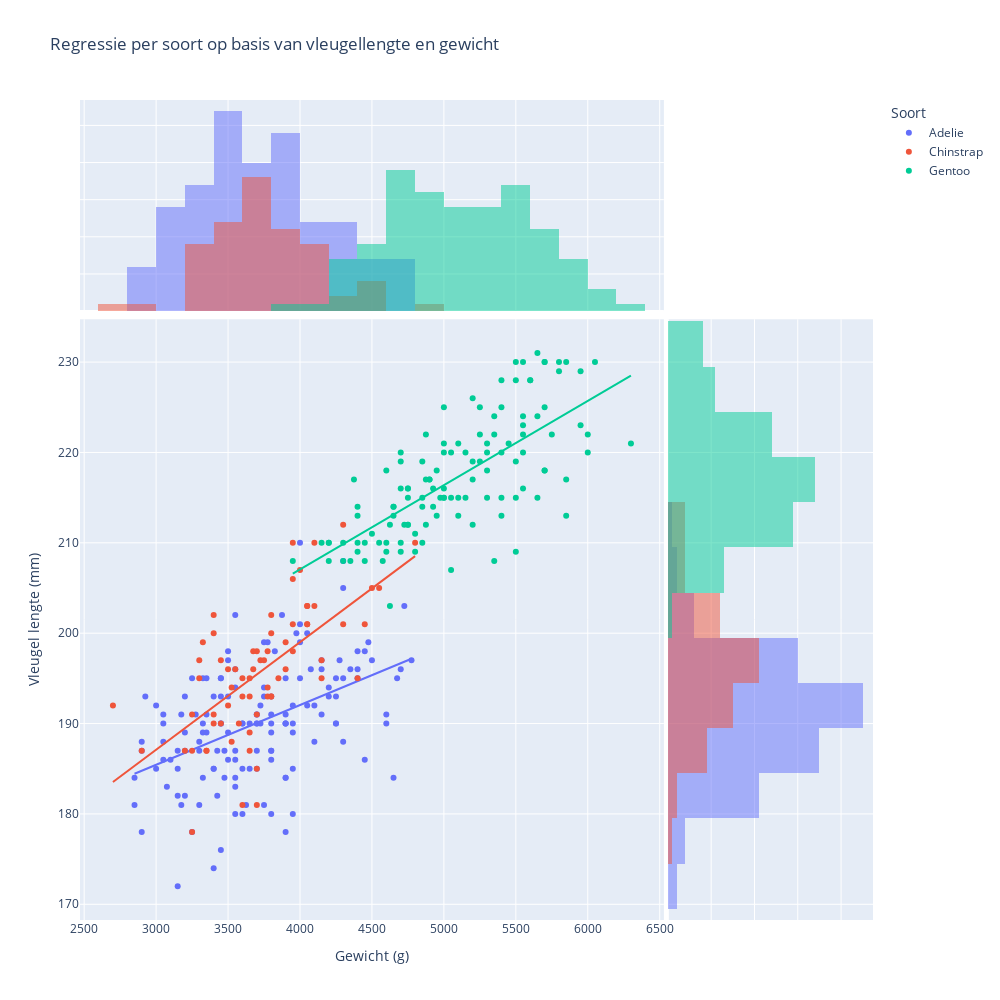

Notebook source saved alongside this figure:
### Markdown cell above
We gaan nu dezelfde relatie tussen het gewicht en de vleugelgrootte per pinguinsoort nog eens bekijken. We gaan nu ook een regressielijn in de figuur laten zien. Dit doen we met het `trendline` argument. 

* Maak een scatter plot met gewicht op de x-as en vleugel lengte op de y-as.
* Maak een 'ols' regressielijn voor elke soort met het `trendline` argument.
* Maak een histogram boven de x-as en naast de y-as met de `marginal_x` en `marginal_y` argumenten.
* Geef beide assen en de figuur een geschikte titel en zorg dat de legenda ook een geschikt label heeft.
* Maak de grafiek een stuk groter

* Zorg dat elke soort een eigen kleur heeft. Gebruik hiervoor weer dezelfde kleuren:

Zit je in klas 1:
* Gebruik de kleuren van het kleurenschema Set3

Zit je in klas 2:
* Gebruik de kleuren van het kleurenschema Pastel

Zit je in klas 3:
* Gebruik de kleuren van het kleurenschema Vivid

### Code cell
fig = px.scatter(df, y='flipper_length_mm', x='body_mass_g', color='species',
                 labels={'flipper_length_mm':'Vleugel lengte (mm)', 'body_mass_g':'Gewicht (g)','species':'Soort'},
                 trendline='ols',
                 marginal_x='histogram', marginal_y='histogram',
                 title='Regressie per soort op basis van vleugellengte en gewicht',
                 width=1000,
                 height=1000)
fig.update_layout()
fig.show()

### Figure 1 — Plotly figure (JSON) as saved in the notebook; plotly's stock layout.template omitted (floating-point values rounded to 4 significant figures; data arrays with more than 128 entries replaced by an {"elided": "..."} marker saying what was removed)
{"data": [{"hovertemplate": "Soort=Adelie<br>Gewicht (g)=%{x}<br>Vleugel lengte (mm)=%{y}<extra></extra>", "legendgroup": "Adelie", "marker": {"color": "#636efa", "symbol": "circle"}, "mode": "markers", "name": "Adelie", "orientation": "v", "showlegend": true, "type": "scatter", "x": {"elided": "146 int values"}, "xaxis": "x", "y": {"elided": "146 int values"}, "yaxis": "y"}, {"alignmentgroup": "True", "bingroup": "x", "hovertemplate": "Soort=Adelie<br>Gewicht (g)=%{x}<br>count=%{y}<extra></extra>", "legendgroup": "Adelie", "marker": {"color": "#636efa"}, "name": "Adelie", "offsetgroup": "Adelie", "opacity": 0.5, "showlegend": false, "type": "histogram", "x": {"elided": "146 int values"}, "xaxis": "x3", "yaxis": "y3"}, {"alignmentgroup": "True", "bingroup": "y", "hovertemplate": "Soort=Adelie<br>Vleugel lengte (mm)=%{y}<br>count=%{x}<extra></extra>", "legendgroup": "Adelie", "marker": {"color": "#636efa"}, "name": "Adelie", "offsetgroup": "Adelie", "opacity": 0.5, "showlegend": false, "type": "histogram", "xaxis": "x2", "y": {"elided": "146 int values"}, "yaxis": "y2"}, {"hovertemplate": "<b>OLS trendline</b><br>flipper_length_mm = 0.00661047 * body_mass_g + 165.603<br>R<sup>2</sup>=0.216089<br><br>Soort=Adelie<br>Gewicht (g)=%{x}<br>Vleugel lengte (mm)=%{y} <b>(trend)</b><extra></extra>", "legendgroup": "Adelie", "marker": {"color": "#636efa", "symbol": "circle"}, "mode": "lines", "name": "Adelie", "showlegend": false, "type": "scatter", "x": {"elided": "146 int values"}, "xaxis": "x", "y": {"elided": "146 float values"}, "yaxis": "y"}, {"hovertemplate": "Soort=Chinstrap<br>Gewicht (g)=%{x}<br>Vleugel lengte (mm)=%{y}<extra></extra>", "legendgroup": "Chinstrap", "marker": {"color": "#EF553B", "symbol": "circle"}, "mode": "markers", "name": "Chinstrap", "orientation": "v", "showlegend": true, "type": "scatter", "x": [3500, 3900, 3650, 3525, 3725, 3950, 3250, 3750, 4150, 3700, 3800, 3775, 3700, 4050, 3575, 4050, 3300, 3700, 3450, 4400, 3600, 3400, 2900, 3800, 3300, 4150, 3400, 3800, 3700, 4550, 3200, 4300, 3350, 4100, 3600, 3900, 3850, 4800, 2700, 4500, 3950, 3650, 3550, 3500, 3675, 4450, 3400, 4300, 3250, 3675, 3325, 3950, 3600, 4050, 3350, 3450, 3250, 4050, 3800, 3525, 3950, 3650, 3650, 4000, 3400, 3775, 4100, 3775], "xaxis": "x", "y": [192, 196, 193, 188, 197, 198, 178, 197, 195, 198, 193, 194, 185, 201, 190, 201, 197, 181, 190, 195, 181, 191, 187, 193, 195, 197, 200, 200, 191, 205, 187, 201, 187, 203, 195, 199, 195, 210, 192, 205, 210, 187, 196, 196, 196, 201, 190, 212, 187, 198, 199, 201, 193, 203, 187, 197, 191, 203, 202, 194, 206, 189, 195, 207, 202, 193, 210, 198], "yaxis": "y"}, {"alignmentgroup": "True", "bingroup": "x", "hovertemplate": "Soort=Chinstrap<br>Gewicht (g)=%{x}<br>count=%{y}<extra></extra>", "legendgroup": "Chinstrap", "marker": {"color": "#EF553B"}, "name": "Chinstrap", "offsetgroup": "Chinstrap", "opacity": 0.5, "showlegend": false, "type": "histogram", "x": [3500, 3900, 3650, 3525, 3725, 3950, 3250, 3750, 4150, 3700, 3800, 3775, 3700, 4050, 3575, 4050, 3300, 3700, 3450, 4400, 3600, 3400, 2900, 3800, 3300, 4150, 3400, 3800, 3700, 4550, 3200, 4300, 3350, 4100, 3600, 3900, 3850, 4800, 2700, 4500, 3950, 3650, 3550, 3500, 3675, 4450, 3400, 4300, 3250, 3675, 3325, 3950, 3600, 4050, 3350, 3450, 3250, 4050, 3800, 3525, 3950, 3650, 3650, 4000, 3400, 3775, 4100, 3775], "xaxis": "x3", "yaxis": "y3"}, {"alignmentgroup": "True", "bingroup": "y", "hovertemplate": "Soort=Chinstrap<br>Vleugel lengte (mm)=%{y}<br>count=%{x}<extra></extra>", "legendgroup": "Chinstrap", "marker": {"color": "#EF553B"}, "name": "Chinstrap", "offsetgroup": "Chinstrap", "opacity": 0.5, "showlegend": false, "type": "histogram", "xaxis": "x2", "y": [192, 196, 193, 188, 197, 198, 178, 197, 195, 198, 193, 194, 185, 201, 190, 201, 197, 181, 190, 195, 181, 191, 187, 193, 195, 197, 200, 200, 191, 205, 187, 201, 187, 203, 195, 199, 195, 210, 192, 205, 210, 187, 196, 196, 196, 201, 190, 212, 187, 198, 199, 201, 193, 203, 187, 197, 191, 203, 202, 194, 206, 189, 195, 207, 202, 193, 210, 198], "yaxis": "y2"}, {"hovertemplate": "<b>OLS trendline</b><br>flipper_length_mm = 0.0119051 * body_mass_g + 151.381<br>R<sup>2</sup>=0.411598<br><br>Soort=Chinstrap<br>Gewicht (g)=%{x}<br>Vleugel lengte (mm)=%{y} <b>(trend)</b><extra></extra>", "legendgroup": "Chinstrap", "marker": {"color": "#EF553B", "symbol": "circle"}, "mode": "lines", "name": "Chinstrap", "showlegend": false, "type": "scatter", "x": [2700, 2900, 3200, 3250, 3250, 3250, 3300, 3300, 3325, 3350, 3350, 3400, 3400, 3400, 3400, 3450, 3450, 3500, 3500, 3525, 3525, 3550, 3575, 3600, 3600, 3600, 3650, 3650, 3650, 3650, 3675, 3675, 3700, 3700, 3700, 3700, 3725, 3750, 3775, 3775, 3775, 3800, 3800, 3800, 3800, 3850, 3900, 3900, 3950, 3950, 3950, 3950, 4000, 4050, 4050, 4050, 4050, 4100, 4100, 4150, 4150, 4300, 4300, 4400, 4450, 4500, 4550, 4800], "xaxis": "x", "y": [183.5, 185.9, 189.5, 190.1, 190.1, 190.1, 190.7, 190.7, 191.0, 191.3, 191.3, 191.9, 191.9, 191.9, 191.9, 192.5, 192.5, 193.0, 193.0, 193.3, 193.3, 193.6, 193.9, 194.2, 194.2, 194.2, 194.8, 194.8, 194.8, 194.8, 195.1, 195.1, 195.4, 195.4, 195.4, 195.4, 195.7, 196.0, 196.3, 196.3, 196.3, 196.6, 196.6, 196.6, 196.6, 197.2, 197.8, 197.8, 198.4, 198.4, 198.4, 198.4, 199.0, 199.6, 199.6, 199.6, 199.6, 200.2, 200.2, 200.8, 200.8, 202.6, 202.6, 203.8, 204.4, 205.0, 205.5, 208.5], "yaxis": "y"}, {"hovertemplate": "Soort=Gentoo<br>Gewicht (g)=%{x}<br>Vleugel lengte (mm)=%{y}<extra></extra>", "legendgroup": "Gentoo", "marker": {"color": "#00cc96", "symbol": "circle"}, "mode": "markers", "name": "Gentoo", "orientation": "v", "showlegend": true, "type": "scatter", "x": [4500, 5700, 4450, 5700, 5400, 4550, 4800, 5200, 4400, 5150, 4650, 5550, 4650, 5850, 4200, 5850, 4150, 6300, 4800, 5350, 5700, 5000, 4400, 5050, 5000, 5100, 5650, 4600, 5550, 5250, 4700, 5050, 6050, 5150, 5400, 4950, 5250, 4350, 5350, 3950, 5700, 4300, 4750, 5550, 4900, 4200, 5400, 5100, 5300, 4850, 5300, 4400, 5000, 4900, 5050, 4300, 5000, 4450, 5550, 4200, 5300, 4400, 5650, 4700, 5700, 5800, 4700, 5550, 4750, 5000, 5100, 5200, 4700, 5800, 4600, 6000, 4750, 5950, 4625, 5450, 4725, 5350, 4750, 5600, 4600, 5300, 4875, 5550, 4950, 5400, 4750, 5650, 4850, 5200, 4925, 4875, 4625, 5250, 4850, 5600, 4975, 5500, 5500, 4700, 5500, 4575, 5500, 5000, 5950, 4650, 5500, 4375, 5850, 4875, 6000, 4925, 4850, 5750, 5200, 5400], "xaxis": "x", "y": [211, 230, 210, 218, 215, 210, 211, 219, 209, 215, 214, 216, 214, 213, 210, 217, 210, 221, 209, 222, 218, 215, 213, 215, 215, 215, 215, 210, 220, 222, 209, 207, 230, 220, 220, 213, 219, 208, 208, 208, 225, 210, 216, 222, 217, 210, 225, 213, 215, 210, 220, 210, 225, 217, 220, 208, 220, 208, 224, 208, 221, 214, 231, 219, 230, 229, 220, 223, 216, 221, 221, 217, 216, 230, 209, 220, 215, 223, 212, 221, 212, 224, 212, 228, 218, 218, 212, 230, 218, 228, 212, 224, 214, 226, 216, 222, 203, 225, 219, 228, 215, 228, 215, 210, 219, 208, 209, 216, 229, 213, 230, 217, 230, 217, 222, 214, 215, 222, 212, 213], "yaxis": "y"}, {"alignmentgroup": "True", "bingroup": "x", "hovertemplate": "Soort=Gentoo<br>Gewicht (g)=%{x}<br>count=%{y}<extra></extra>", "legendgroup": "Gentoo", "marker": {"color": "#00cc96"}, "name": "Gentoo", "offsetgroup": "Gentoo", "opacity": 0.5, "showlegend": false, "type": "histogram", "x": [4500, 5700, 4450, 5700, 5400, 4550, 4800, 5200, 4400, 5150, 4650, 5550, 4650, 5850, 4200, 5850, 4150, 6300, 4800, 5350, 5700, 5000, 4400, 5050, 5000, 5100, 5650, 4600, 5550, 5250, 4700, 5050, 6050, 5150, 5400, 4950, 5250, 4350, 5350, 3950, 5700, 4300, 4750, 5550, 4900, 4200, 5400, 5100, 5300, 4850, 5300, 4400, 5000, 4900, 5050, 4300, 5000, 4450, 5550, 4200, 5300, 4400, 5650, 4700, 5700, 5800, 4700, 5550, 4750, 5000, 5100, 5200, 4700, 5800, 4600, 6000, 4750, 5950, 4625, 5450, 4725, 5350, 4750, 5600, 4600, 5300, 4875, 5550, 4950, 5400, 4750, 5650, 4850, 5200, 4925, 4875, 4625, 5250, 4850, 5600, 4975, 5500, 5500, 4700, 5500, 4575, 5500, 5000, 5950, 4650, 5500, 4375, 5850, 4875, 6000, 4925, 4850, 5750, 5200, 5400], "xaxis": "x3", "yaxis": "y3"}, {"alignmentgroup": "True", "bingroup": "y", "hovertemplate": "Soort=Gentoo<br>Vleugel lengte (mm)=%{y}<br>count=%{x}<extra></extra>", "legendgroup": "Gentoo", "marker": {"color": "#00cc96"}, "name": "Gentoo", "offsetgroup": "Gentoo", "opacity": 0.5, "showlegend": false, "type": "histogram", "xaxis": "x2", "y": [211, 230, 210, 218, 215, 210, 211, 219, 209, 215, 214, 216, 214, 213, 210, 217, 210, 221, 209, 222, 218, 215, 213, 215, 215, 215, 215, 210, 220, 222, 209, 207, 230, 220, 220, 213, 219, 208, 208, 208, 225, 210, 216, 222, 217, 210, 225, 213, 215, 210, 220, 210, 225, 217, 220, 208, 220, 208, 224, 208, 221, 214, 231, 219, 230, 229, 220, 223, 216, 221, 221, 217, 216, 230, 209, 220, 215, 223, 212, 221, 212, 224, 212, 228, 218, 218, 212, 230, 218, 228, 212, 224, 214, 226, 216, 222, 203, 225, 219, 228, 215, 228, 215, 210, 219, 208, 209, 216, 229, 213, 230, 217, 230, 217, 222, 214, 215, 222, 212, 213], "yaxis": "y2"}, {"hovertemplate": "<b>OLS trendline</b><br>flipper_length_mm = 0.0093279 * body_mass_g + 169.749<br>R<sup>2</sup>=0.505337<br><br>Soort=Gentoo<br>Gewicht (g)=%{x}<br>Vleugel lengte (mm)=%{y} <b>(trend)</b><extra></extra>", "legendgroup": "Gentoo", "marker": {"color": "#00cc96", "symbol": "circle"}, "mode": "lines", "name": "Gentoo", "showlegend": false, "type": "scatter", "x": [3950, 4150, 4200, 4200, 4200, 4300, 4300, 4350, 4375, 4400, 4400, 4400, 4400, 4450, 4450, 4500, 4550, 4575, 4600, 4600, 4600, 4625, 4625, 4650, 4650, 4650, 4700, 4700, 4700, 4700, 4700, 4725, 4750, 4750, 4750, 4750, 4750, 4800, 4800, 4850, 4850, 4850, 4850, 4875, 4875, 4875, 4900, 4900, 4925, 4925, 4950, 4950, 4975, 5000, 5000, 5000, 5000, 5000, 5000, 5050, 5050, 5050, 5100, 5100, 5100, 5150, 5150, 5200, 5200, 5200, 5200, 5250, 5250, 5250, 5300, 5300, 5300, 5300, 5350, 5350, 5350, 5400, 5400, 5400, 5400, 5400, 5450, 5500, 5500, 5500, 5500, 5500, 5550, 5550, 5550, 5550, 5550, 5550, 5600, 5600, 5650, 5650, 5650, 5700, 5700, 5700, 5700, 5700, 5750, 5800, 5800, 5850, 5850, 5850, 5950, 5950, 6000, 6000, 6050, 6300], "xaxis": "x", "y": [206.6, 208.5, 208.9, 208.9, 208.9, 209.9, 209.9, 210.3, 210.6, 210.8, 210.8, 210.8, 210.8, 211.3, 211.3, 211.7, 212.2, 212.4, 212.7, 212.7, 212.7, 212.9, 212.9, 213.1, 213.1, 213.1, 213.6, 213.6, 213.6, 213.6, 213.6, 213.8, 214.1, 214.1, 214.1, 214.1, 214.1, 214.5, 214.5, 215.0, 215.0, 215.0, 215.0, 215.2, 215.2, 215.2, 215.5, 215.5, 215.7, 215.7, 215.9, 215.9, 216.2, 216.4, 216.4, 216.4, 216.4, 216.4, 216.4, 216.9, 216.9, 216.9, 217.3, 217.3, 217.3, 217.8, 217.8, 218.3, 218.3, 218.3, 218.3, 218.7, 218.7, 218.7, 219.2, 219.2, 219.2, 219.2, 219.7, 219.7, 219.7, 220.1, 220.1, 220.1, 220.1, 220.1, 220.6, 221.1, 221.1, 221.1, 221.1, 221.1, 221.5, 221.5, 221.5, 221.5, 221.5, 221.5, 222.0, 222.0, 222.5, 222.5, 222.5, 222.9, 222.9, 222.9, 222.9, 222.9, 223.4, 223.9, 223.9, 224.3, 224.3, 224.3, 225.2, 225.2, 225.7, 225.7, 226.2, 228.5], "yaxis": "y"}], "layout": {"barmode": "overlay", "height": 1000, "legend": {"title": {"text": "Soort"}, "tracegroupgap": 0}, "title": {"text": "Regressie per soort op basis van vleugellengte en gewicht"}, "width": 1000, "xaxis": {"anchor": "y", "domain": [0, 0.7363], "title": {"text": "Gewicht (g)"}}, "xaxis2": {"anchor": "y2", "domain": [0.7413, 1], "matches": "x2", "showgrid": true, "showline": false, "showticklabels": false, "ticks": ""}, "xaxis3": {"anchor": "y3", "domain": [0, 0.7363], "matches": "x", "showgrid": true, "showticklabels": false}, "xaxis4": {"anchor": "y4", "domain": [0.7413, 1], "matches": "x2", "showgrid": true, "showline": false, "showticklabels": false, "ticks": ""}, "yaxis": {"anchor": "x", "domain": [0, 0.7326], "title": {"text": "Vleugel lengte (mm)"}}, "yaxis2": {"anchor": "x2", "domain": [0, 0.7326], "matches": "y", "showgrid": true, "showticklabels": false}, "yaxis3": {"anchor": "x3", "domain": [0.7426, 1], "matches": "y3", "showgrid": true, "showline": false, "showticklabels": false, "ticks": ""}, "yaxis4": {"anchor": "x4", "domain": [0.7426, 1], "matches": "y3", "showgrid": true, "showline": false, "showticklabels": false, "ticks": ""}}}
